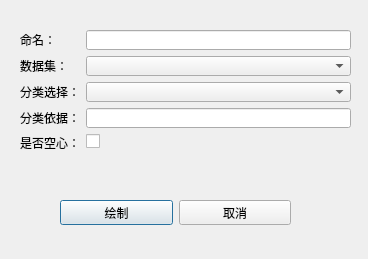
<?xml version="1.0" encoding="UTF-8"?>
<ui version="4.0">
 <class>Dialog</class>
 <widget class="QDialog" name="Dialog">
  <property name="geometry">
   <rect>
    <x>0</x>
    <y>0</y>
    <width>368</width>
    <height>259</height>
   </rect>
  </property>
  <property name="windowTitle">
   <string>Dialog</string>
  </property>
  <widget class="QWidget" name="">
   <property name="geometry">
    <rect>
     <x>20</x>
     <y>30</y>
     <width>331</width>
     <height>122</height>
    </rect>
   </property>
   <layout class="QFormLayout" name="formLayout">
    <item row="0" column="0">
     <widget class="QLabel" name="label">
      <property name="text">
       <string>命名：</string>
      </property>
     </widget>
    </item>
    <item row="0" column="1">
     <widget class="QLineEdit" name="lineEdit"/>
    </item>
    <item row="2" column="0">
     <widget class="QLabel" name="label_2">
      <property name="text">
       <string>分类选择：</string>
      </property>
     </widget>
    </item>
    <item row="2" column="1">
     <widget class="QComboBox" name="comboBox"/>
    </item>
    <item row="3" column="0">
     <widget class="QLabel" name="label_3">
      <property name="text">
       <string>分类依据：</string>
      </property>
     </widget>
    </item>
    <item row="3" column="1">
     <widget class="QLineEdit" name="lineEdit_2"/>
    </item>
    <item row="1" column="0">
     <widget class="QLabel" name="label_4">
      <property name="text">
       <string>数据集：</string>
      </property>
     </widget>
    </item>
    <item row="1" column="1">
     <widget class="QComboBox" name="comboBox_2"/>
    </item>
    <item row="4" column="0">
     <widget class="QLabel" name="label_5">
      <property name="text">
       <string>是否空心：</string>
      </property>
     </widget>
    </item>
    <item row="4" column="1">
     <widget class="QCheckBox" name="checkBox">
      <property name="text">
       <string/>
      </property>
     </widget>
    </item>
   </layout>
  </widget>
  <widget class="QWidget" name="">
   <property name="geometry">
    <rect>
     <x>60</x>
     <y>200</y>
     <width>231</width>
     <height>25</height>
    </rect>
   </property>
   <layout class="QHBoxLayout" name="horizontalLayout">
    <item>
     <widget class="QPushButton" name="pushButton">
      <property name="text">
       <string>绘制</string>
      </property>
     </widget>
    </item>
    <item>
     <widget class="QPushButton" name="pushButton_2">
      <property name="text">
       <string>取消</string>
      </property>
     </widget>
    </item>
   </layout>
  </widget>
 </widget>
 <resources/>
 <connections/>
</ui>
